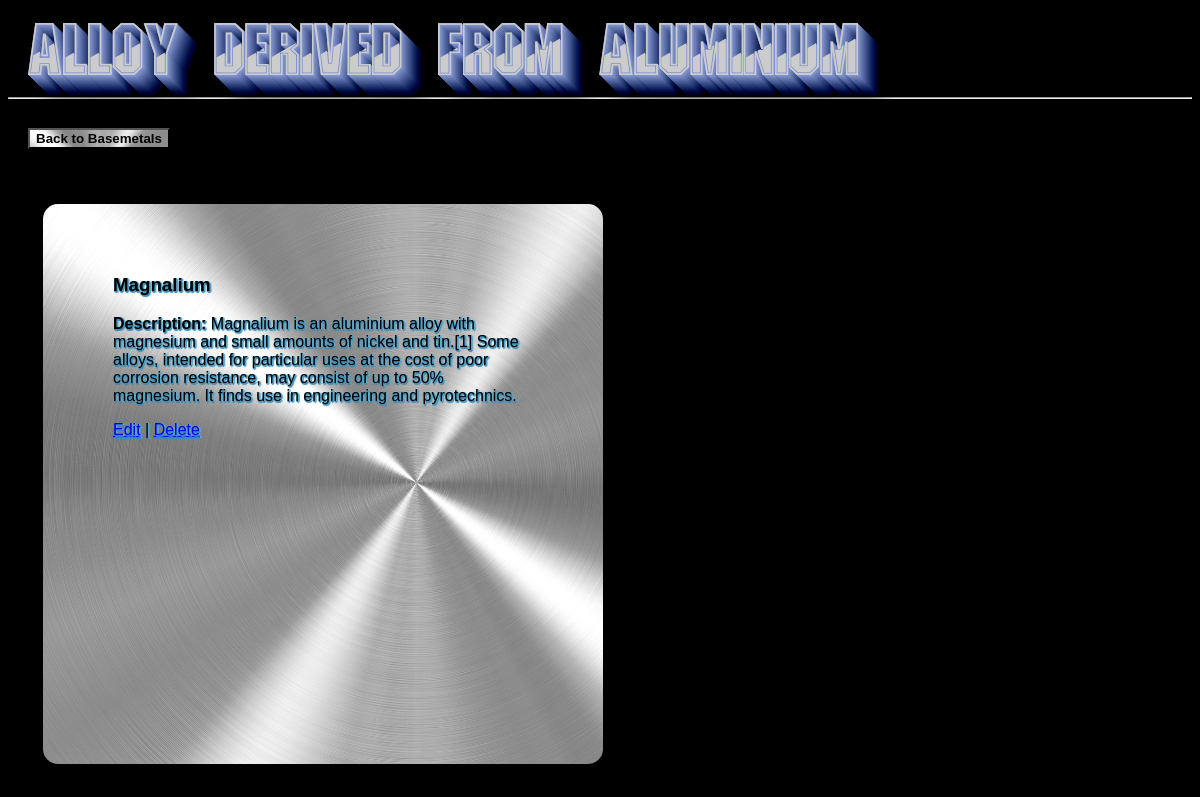
/basemetal/1/alloy, run on the app's committed database.
### database_setup.py (models this page shows, shortened)
class BaseMetal(Base):
    __tablename__ = 'basemetal'
    id = Column(Integer, primary_key=True)
    name = Column(String(250), nullable=False)
    user_id = Column(Integer, ForeignKey('user.id'))
    user = relationship(User)

class Alloy(Base):
    __tablename__ = 'alloy'
    name = Column(String(80), nullable=False)
    id = Column(Integer, primary_key=True)
    description = Column(String(250))
    basemetal_id = Column(Integer, ForeignKey('basemetal.id'))
    basemetal = relationship(BaseMetal)
    user_id = Column(Integer, ForeignKey('user.id'))
    user = relationship(User)

### views.py (the view)
@app.route('/basemetal/<int:basemetal_id>/')
@app.route('/basemetal/<int:basemetal_id>/alloy')
def showAlloy(basemetal_id):
    basemetal = session.query(BaseMetal).filter_by(id=basemetal_id).one()
    alloy = session.query(Alloy).filter_by(basemetal_id=basemetal_id).all()
    if 'username' not in login_session:
        return render_template(
            'publicAlloys.html', basemetal=basemetal, alloy=alloy)
    else:
        return render_template('alloys.html', basemetal=basemetal, alloy=alloy)

### templates/publicAlloys.html (shortened to what this page needs)
<!DOCTYPE html>
<html class = 'bg'>
<head>
	<link rel="stylesheet" type="text/css" href="{{ url_for('static', filename='styles.css') }}">
</head>
<header>
	<div class = 'title'>
		<div class = 'title-inner'>
			<h1>Alloy Derived From {{basemetal.name}}</h1>
			<hr>
		</div>
	</div>
</header>
<div>
	<a href="{{url_for('showBaseMetals')}}">
		<button class="btn" id="back-to-basemetals">
			Back to Basemetals
		</button>
	</a>
</div>
<body>
    <div class = 'a-description'
		</div>
			{% for a in alloy %}
				<div class="a-text">
					<h3>{{a.name}}</h3>
					<p><strong>Description: </strong>{{a.description}}</p>
					<a href='{{url_for('showLogin') }}'>Edit</a> |
					<a href='{{url_for('showLogin') }}'>Delete</a>
				</div>
			{% endfor %}
		</div>
</body>
</html>

### static/styles.css (style rules this page uses)
header { width: 100%; height: 100px; background-color: #000000; }
.bg { height: auto; width: auto; background: #000000 url(images/background_image.jpg) no-repeat; background-size: cover; }
h1 { font-family: gunmetl; color: #cccccc; font-size: 70px; margin: 0; padding-left: 20px; text-shadow:0px 0px 0 rgb(137,156,213),1px 1px 0 rgb(129,148,205),2px 2px 0 rgb(120,139,196),3px 3px 0 rgb(111,130,187),4px 4px 0 rgb(103,122,179),5px 5px 0 rgb(94,113,170),6px 6px 0 rgb(85,104,161),7px 7px 0 rgb(76,95,152),8px 8px 0 rgb(68,87,144),9px 9px 0 rgb(59,78,135),10px 10px 0 rgb(50,69,126),11px 11px 0 rgb(42,61,118),12px 12px 0 rgb(33,52,109),13px 13px 0 rgb(24,43,100),14px 14px 0 rgb(15,34,91),15px 15px 0 rgb(7,26,83),16px 16px 0 rgb(-2,17,74),17px 17px 0 rgb(-11,8,65),18px 18px 0 rgb(-19,0,57),19px 19px 0 rgb(-28,-9,48), 20px 20px 0 rgb(-37,-18,39),21px 21px 20px rgba(0,0,0,1),21px 21px 1px rgba(0,0,0,0.5),0px 0px 20px rgba(0,0,0,.2); }
.title { padding-top: 10px; }
.title-inner { padding-bottom: 10px; }
.btn { text-align: center; background: url('images/50_aluminium radial brushed metal texture.jpg'); background-size: cover; color: black; font-weight: bold; margin: 20px; -webkit-transition-duration: 0.4s; transition-duration: 0.4s; cursor: pointer; }
.a-description { width: 500px; height: 500px; background: url('images/50_aluminium radial brushed metal texture.jpg'); background-size: cover; border: 5px solid #000000; border-radius: 20px; padding: 30px; margin: 30px; }
.a-text { color: #000000; font-family: sans-serif; text-align: left; margin: 40px; text-shadow: 0 1px 0px #378ab4, 1px 0 0px #5dabcd, 1px 2px 1px #378ab4, 2px 1px 1px #5dabcd; }

### data on the page
BaseMetal: name "Aluminium"
Alloy: name "Magnalium", description "Magnalium is an aluminium alloy with magnesium and small amounts of nickel and tin.[1] Some alloys, intended for particular uses at the cost of poor corrosion resistance, may consist of up to 50% magnesium. It finds use in engineering and pyrotechnics."
